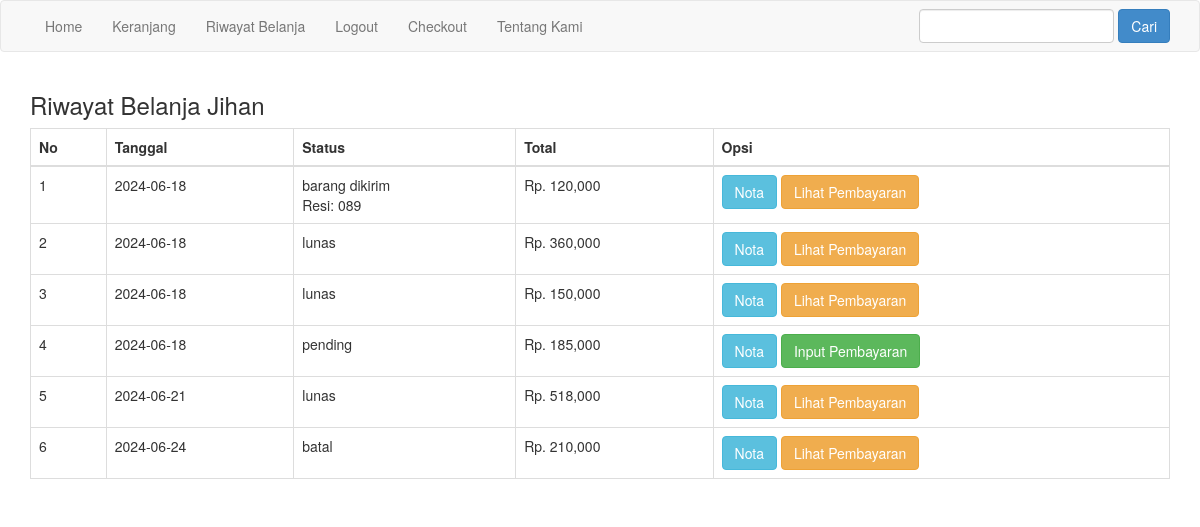
The app's page /riwayat.php (signed in) with its own data.
### tables this page shows
CREATE TABLE `pembelian` (
  `id_pembelian` int(11) NOT NULL,
  `id_pelanggan` int(11) NOT NULL,
  `id_ongkir` int(11) NOT NULL,
  `tanggal_pembelian` date NOT NULL,
  `total_pembelian` int(11) NOT NULL,
  `nama_kota` varchar(100) NOT NULL,
  `tarif` int(11) NOT NULL,
  `alamat_pengiriman` text NOT NULL,
  `status_pembelian` varchar(100) NOT NULL DEFAULT 'pending',
  `resi_pengiriman` varchar(50) NOT NULL
);

### riwayat.php (the view, shortened to what this page needs)
<?php
include 'koneksi.php';
?>
<!DOCTYPE html>
<html>
<head>
    <link rel="stylesheet" href="admin/assets/css/bootstrap.css">
</head>
<body>
<?php include 'menu.php'; ?>
<section class="riwayat">
    <div class="container">
        <h3>Riwayat Belanja <?php echo $_SESSION["pelanggan"]["nama_pelanggan"] ?></h3>
        <table class="table table-bordered">
            <thead>
                <tr>
                    <th>No</th>
                    <th>Tanggal</th>
                    <th>Status</th>
                    <th>Total</th>
                    <th>Opsi</th>
                </tr>
            </thead>
            <tbody>
                <?php
                $nomor=1;
                $id_pelanggan = $_SESSION["pelanggan"]['id_pelanggan'];
                $ambil = $koneksi->query("SELECT * FROM pembelian WHERE id_pelanggan='$id_pelanggan'");
                while($pecah = $ambil->fetch_assoc()){
                ?>
                <tr>
                    <td><?php echo $nomor; ?></td>
                    <td><?php echo $pecah["tanggal_pembelian"] ?></td>
                    <td>
                        <?php echo $pecah["status_pembelian"] ?>
                        <br>
                        <?php if (!empty($pecah['resi_pengiriman'])): ?>
                        Resi: <?php echo $pecah['resi_pengiriman']; ?>
                        <?php endif ?>
                    </td>
                    <td>Rp. <?php echo number_format($pecah["total_pembelian"]) ?></td>
                    <td>
                        <a href="nota.php?id=<?php echo $pecah["id_pembelian"] ?>" class="btn btn-info">Nota</a>
                        <?php if ($pecah['status_pembelian']=="pending"): ?>
                        <a href="pembayaran.php?id=<?php echo $pecah["id_pembelian"]; ?>" class="btn btn-success">
                            Input Pembayaran
                        </a>
                        <?php else: ?>
                        <a href="lihat_pembayaran.php?id=<?php echo $pecah["id_pembelian"]; ?>" class="btn btn-warning">
                            Lihat Pembayaran
                        </a>
                        <?php endif ?>
                    </td>
                </tr>
                <?php $nomor++; ?>
                <?php } ?>
            </tbody>
        </table>
    </div>
</section>
</body>
</html>

### records on screen
pembelian: tanggal_pembelian "2024-06-18", status_pembelian "barang dikirim", resi_pengiriman "089", total_pembelian "120,000"
pembelian: tanggal_pembelian "2024-06-18", status_pembelian "lunas", total_pembelian "360,000"
pembelian: tanggal_pembelian "2024-06-18", status_pembelian "lunas", total_pembelian "150,000"
pembelian: tanggal_pembelian "2024-06-18", status_pembelian "pending", total_pembelian "185,000"
pembelian: tanggal_pembelian "2024-06-21", status_pembelian "lunas", total_pembelian "518,000"
pembelian: tanggal_pembelian "2024-06-24", status_pembelian "batal", total_pembelian "210,000"

### other values on screen
$_SESSION["pelanggan"]["nama_pelanggan"] "Jihan"
